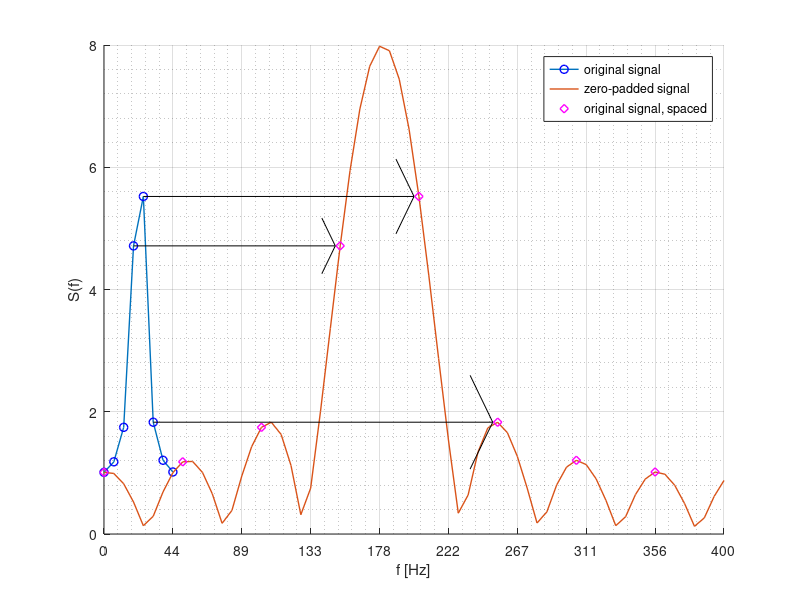

MATLAB code for this plot:
% Create a plot showcasing the effect zero-padding has on the spectra,
% and where the original samples will be in the zero-padded spectra

N = 8;
I = 8;

fc = 400;
dt = 1 / fc;
stopTime = 0.02;
t = 0:dt:stopTime-dt;

f = 177;
signal = cos(2 * pi * f * t) + 1j * sin(2 * pi * f * t);

zero_padding = zeros(1, (I-1)*N);

non_zero_padded_fft  = fft(signal(1:N), N);
zero_padded_fft = fft([signal(1:N), zero_padding], N*I);

nzp_spectrum = abs(non_zero_padded_fft);
zp_spectrum = abs(zero_padded_fft);

figure;
hold on;
grid on;
grid minor;

plot(1:N, nzp_spectrum, '-o', 'LineWidth', 1, 'MarkerEdgeColor', 'blue');
plot(1:N*I, zp_spectrum, 'LineWidth', 1, 'MarkerFaceColor', 'red');
plot(1:I:N*I, nzp_spectrum, 'd', 'LineWidth', 1, 'MarkerEdgeColor', 'magenta');
for x = [4, 5, 6]
quiver(x, nzp_spectrum(x), (x-1)*(N - 1) - 0.5, 0, 0, 'Color', 'black', 'MaxHeadSize', 0.04)
end

xlabel('f [Hz]')
ylabel('S(f)')
xlim([1, N*I])
xticks(1:(N-1):N*I)
labels_as_num = num2cell(round(linspace(0, fc, 10)));
xticklabels(labels_as_num)
legend({ 'original signal', 'zero-padded signal', 'original signal, spaced' }, 'Location', 'best')
